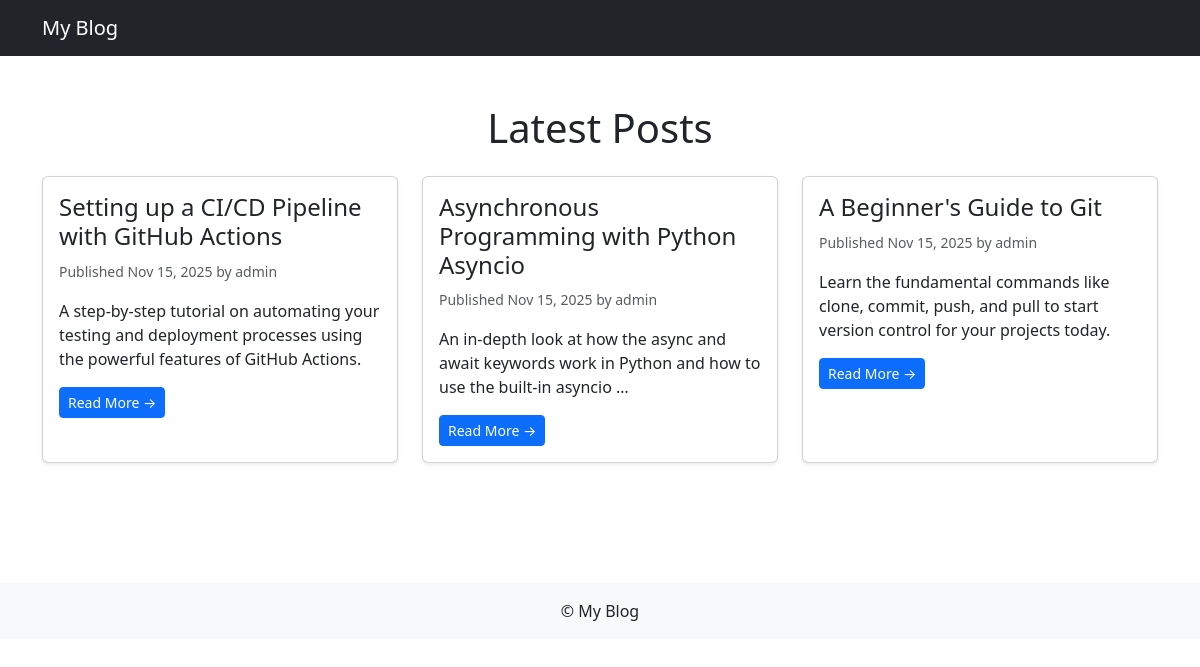
Screenshot of /blog/ with the database file from the repository.
### blog/models.py (models this page shows, shortened)
class Post(models.Model):
    class Status(models.TextChoices):
        DRAFT = 'DF','Draft'
        PUBLISHED = 'PB','Published'
    title = models.CharField(max_length=255)
    slug = models.SlugField(max_length=255, unique_for_date='publish')
    author = models.ForeignKey(User, on_delete=models.CASCADE, related_name='blog_posts')
    desc = models.TextField()
    publish = models.DateTimeField(default=timezone.now)
    created = models.DateTimeField(auto_now_add = True)
    updated = models.DateTimeField(auto_now = True)
    status = models.CharField(max_length=2,choices=Status.choices, default=Status.DRAFT)
    class Meta:
        ordering = ['-publish']
        indexes = [
            models.Index(fields=['-publish']),
        ]
    def get_absolute_url(self):
        return reverse('blog:post_detail', args=[
            self.publish.year,
            self.publish.month,
            self.publish.day,
            self.slug
        ])

### blog/views.py (the view)
# urls.py: path('', views.post_list,name='post_list'),
def post_list(request):
    posts = Post.objects.all()
    return render(request,'blog/post/list.html',{'posts':posts})

### blog/templates/blog/post/list.html (shortened to what this page needs)
{% extends 'blog/base.html' %}
{% block content %}
<div class="container py-4">
    <h1 class="mb-4 text-center">Latest Posts</h1>
    <div class="row">
        {% for post in posts %}
        <div class="col-md-4 mb-4">
            <div class="card shadow-sm h-100">
                <div class="card-body">
                    <h4 class="card-title">{{ post.title }}</h4>
                    <p class="text-muted mb-2">
                        <small>
                            Published {{ post.publish|date:"M d, Y" }}
                            by {{ post.author }}
                        </small>
                    </p>
                    <p class="card-text">
                        {{ post.desc|truncatewords:20|linebreaks }}
                    </p>
                    <a href="{{ post.get_absolute_url }}" class="btn btn-primary btn-sm">
                        Read More →
                    </a>
                </div>
            </div>
        </div>
        {% empty %}
        <p class="text-center">No posts available.</p>
        {% endfor %}
    </div>
</div>
{% endblock %}

### blog/templates/blog/base.html (shortened to what this page needs)
<!DOCTYPE html>
<html lang="en">
<head>
    <link href="https://cdn.jsdelivr.net/npm/bootstrap@5.3.0/dist/css/bootstrap.min.css" rel="stylesheet">
</head>
<body>
    <nav class="navbar navbar-expand-lg navbar-dark bg-dark">
        <div class="container">
            <a class="navbar-brand" href="{% url 'blog:post_list' %}">My Blog</a>
        </div>
    </nav>
    <main class="py-4">
        {% block content %}
        {% endblock %}
    </main>
    <footer class="bg-light text-center py-3 mt-5">
        <p class="mb-0">&copy; {{ now|date:"Y" }} My Blog</p>
    </footer>
</body>
</html>

### rows the page displays
Post: title "Setting up a CI/CD Pipeline with GitHub Actions", publish "Nov 15, 2025", author "admin", desc "A step-by-step tutorial on automating your testing and deployment processes using the powerful features of GitHub Actions."
Post: title "Asynchronous Programming with Python Asyncio", publish "Nov 15, 2025", author "admin", desc "An in-depth look at how the async and await keywords work in Python and how to use the built-in asyncio …"
Post: title "A Beginner's Guide to Git", publish "Nov 15, 2025", author "admin", desc "Learn the fundamental commands like clone, commit, push, and pull to start version control for your projects today."
